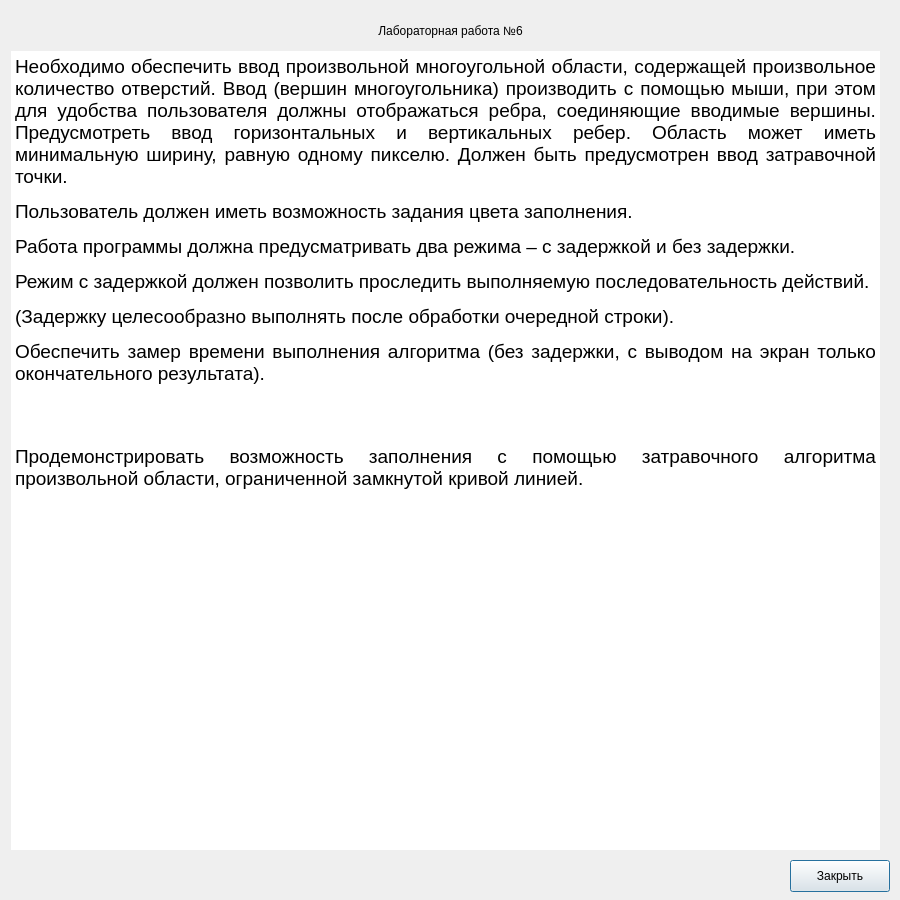
<?xml version="1.0" encoding="UTF-8"?>
<ui version="4.0">
 <class>TaskPopUp</class>
 <widget class="QDialog" name="TaskPopUp">
  <property name="geometry">
   <rect>
    <x>0</x>
    <y>0</y>
    <width>900</width>
    <height>900</height>
   </rect>
  </property>
  <property name="sizePolicy">
   <sizepolicy hsizetype="Fixed" vsizetype="Fixed">
    <horstretch>0</horstretch>
    <verstretch>0</verstretch>
   </sizepolicy>
  </property>
  <property name="minimumSize">
   <size>
    <width>900</width>
    <height>900</height>
   </size>
  </property>
  <property name="maximumSize">
   <size>
    <width>900</width>
    <height>900</height>
   </size>
  </property>
  <property name="windowTitle">
   <string>Задание</string>
  </property>
  <widget class="QPushButton" name="closeTaskButton">
   <property name="geometry">
    <rect>
     <x>790</x>
     <y>860</y>
     <width>100</width>
     <height>32</height>
    </rect>
   </property>
   <property name="text">
    <string>Закрыть</string>
   </property>
  </widget>
  <widget class="QTextEdit" name="taskTextBox">
   <property name="geometry">
    <rect>
     <x>10</x>
     <y>50</y>
     <width>871</width>
     <height>801</height>
    </rect>
   </property>
   <property name="palette">
    <palette>
     <active>
      <colorrole role="WindowText">
       <brush brushstyle="SolidPattern">
        <color alpha="255">
         <red>0</red>
         <green>0</green>
         <blue>0</blue>
        </color>
       </brush>
      </colorrole>
      <colorrole role="Button">
       <brush brushstyle="SolidPattern">
        <color alpha="0">
         <red>255</red>
         <green>255</green>
         <blue>255</blue>
        </color>
       </brush>
      </colorrole>
      <colorrole role="Light">
       <brush brushstyle="SolidPattern">
        <color alpha="0">
         <red>255</red>
         <green>255</green>
         <blue>255</blue>
        </color>
       </brush>
      </colorrole>
      <colorrole role="Midlight">
       <brush brushstyle="SolidPattern">
        <color alpha="0">
         <red>255</red>
         <green>255</green>
         <blue>255</blue>
        </color>
       </brush>
      </colorrole>
      <colorrole role="Dark">
       <brush brushstyle="SolidPattern">
        <color alpha="0">
         <red>127</red>
         <green>127</green>
         <blue>127</blue>
        </color>
       </brush>
      </colorrole>
      <colorrole role="Mid">
       <brush brushstyle="SolidPattern">
        <color alpha="0">
         <red>170</red>
         <green>170</green>
         <blue>170</blue>
        </color>
       </brush>
      </colorrole>
      <colorrole role="Text">
       <brush brushstyle="SolidPattern">
        <color alpha="255">
         <red>0</red>
         <green>0</green>
         <blue>0</blue>
        </color>
       </brush>
      </colorrole>
      <colorrole role="BrightText">
       <brush brushstyle="SolidPattern">
        <color alpha="255">
         <red>255</red>
         <green>255</green>
         <blue>255</blue>
        </color>
       </brush>
      </colorrole>
      <colorrole role="ButtonText">
       <brush brushstyle="SolidPattern">
        <color alpha="255">
         <red>0</red>
         <green>0</green>
         <blue>0</blue>
        </color>
       </brush>
      </colorrole>
      <colorrole role="Base">
       <brush brushstyle="SolidPattern">
        <color alpha="255">
         <red>255</red>
         <green>255</green>
         <blue>255</blue>
        </color>
       </brush>
      </colorrole>
      <colorrole role="Window">
       <brush brushstyle="SolidPattern">
        <color alpha="0">
         <red>255</red>
         <green>255</green>
         <blue>255</blue>
        </color>
       </brush>
      </colorrole>
      <colorrole role="Shadow">
       <brush brushstyle="SolidPattern">
        <color alpha="255">
         <red>0</red>
         <green>0</green>
         <blue>0</blue>
        </color>
       </brush>
      </colorrole>
      <colorrole role="AlternateBase">
       <brush brushstyle="SolidPattern">
        <color alpha="127">
         <red>255</red>
         <green>255</green>
         <blue>255</blue>
        </color>
       </brush>
      </colorrole>
      <colorrole role="ToolTipBase">
       <brush brushstyle="SolidPattern">
        <color alpha="255">
         <red>255</red>
         <green>255</green>
         <blue>220</blue>
        </color>
       </brush>
      </colorrole>
      <colorrole role="ToolTipText">
       <brush brushstyle="SolidPattern">
        <color alpha="255">
         <red>0</red>
         <green>0</green>
         <blue>0</blue>
        </color>
       </brush>
      </colorrole>
      <colorrole role="PlaceholderText">
       <brush brushstyle="SolidPattern">
        <color alpha="127">
         <red>0</red>
         <green>0</green>
         <blue>0</blue>
        </color>
       </brush>
      </colorrole>
      <colorrole role="Accent">
       <brush brushstyle="SolidPattern">
        <color alpha="255">
         <red>255</red>
         <green>255</green>
         <blue>255</blue>
        </color>
       </brush>
      </colorrole>
     </active>
     <inactive>
      <colorrole role="WindowText">
       <brush brushstyle="SolidPattern">
        <color alpha="255">
         <red>0</red>
         <green>0</green>
         <blue>0</blue>
        </color>
       </brush>
      </colorrole>
      <colorrole role="Button">
       <brush brushstyle="SolidPattern">
        <color alpha="0">
         <red>255</red>
         <green>255</green>
         <blue>255</blue>
        </color>
       </brush>
      </colorrole>
      <colorrole role="Light">
       <brush brushstyle="SolidPattern">
        <color alpha="0">
         <red>255</red>
         <green>255</green>
         <blue>255</blue>
        </color>
       </brush>
      </colorrole>
      <colorrole role="Midlight">
       <brush brushstyle="SolidPattern">
        <color alpha="0">
         <red>255</red>
         <green>255</green>
         <blue>255</blue>
        </color>
       </brush>
      </colorrole>
      <colorrole role="Dark">
       <brush brushstyle="SolidPattern">
        <color alpha="0">
         <red>127</red>
         <green>127</green>
         <blue>127</blue>
        </color>
       </brush>
      </colorrole>
      <colorrole role="Mid">
       <brush brushstyle="SolidPattern">
        <color alpha="0">
         <red>170</red>
         <green>170</green>
         <blue>170</blue>
        </color>
       </brush>
      </colorrole>
      <colorrole role="Text">
       <brush brushstyle="SolidPattern">
        <color alpha="255">
         <red>0</red>
         <green>0</green>
         <blue>0</blue>
        </color>
       </brush>
      </colorrole>
      <colorrole role="BrightText">
       <brush brushstyle="SolidPattern">
        <color alpha="255">
         <red>255</red>
         <green>255</green>
         <blue>255</blue>
        </color>
       </brush>
      </colorrole>
      <colorrole role="ButtonText">
       <brush brushstyle="SolidPattern">
        <color alpha="255">
         <red>0</red>
         <green>0</green>
         <blue>0</blue>
        </color>
       </brush>
      </colorrole>
      <colorrole role="Base">
       <brush brushstyle="SolidPattern">
        <color alpha="255">
         <red>255</red>
         <green>255</green>
         <blue>255</blue>
        </color>
       </brush>
      </colorrole>
      <colorrole role="Window">
       <brush brushstyle="SolidPattern">
        <color alpha="0">
         <red>255</red>
         <green>255</green>
         <blue>255</blue>
        </color>
       </brush>
      </colorrole>
      <colorrole role="Shadow">
       <brush brushstyle="SolidPattern">
        <color alpha="255">
         <red>0</red>
         <green>0</green>
         <blue>0</blue>
        </color>
       </brush>
      </colorrole>
      <colorrole role="AlternateBase">
       <brush brushstyle="SolidPattern">
        <color alpha="127">
         <red>255</red>
         <green>255</green>
         <blue>255</blue>
        </color>
       </brush>
      </colorrole>
      <colorrole role="ToolTipBase">
       <brush brushstyle="SolidPattern">
        <color alpha="255">
         <red>255</red>
         <green>255</green>
         <blue>220</blue>
        </color>
       </brush>
      </colorrole>
      <colorrole role="ToolTipText">
       <brush brushstyle="SolidPattern">
        <color alpha="255">
         <red>0</red>
         <green>0</green>
         <blue>0</blue>
        </color>
       </brush>
      </colorrole>
      <colorrole role="PlaceholderText">
       <brush brushstyle="SolidPattern">
        <color alpha="127">
         <red>0</red>
         <green>0</green>
         <blue>0</blue>
        </color>
       </brush>
      </colorrole>
      <colorrole role="Accent">
       <brush brushstyle="SolidPattern">
        <color alpha="255">
         <red>255</red>
         <green>255</green>
         <blue>255</blue>
        </color>
       </brush>
      </colorrole>
     </inactive>
     <disabled>
      <colorrole role="WindowText">
       <brush brushstyle="SolidPattern">
        <color alpha="0">
         <red>127</red>
         <green>127</green>
         <blue>127</blue>
        </color>
       </brush>
      </colorrole>
      <colorrole role="Button">
       <brush brushstyle="SolidPattern">
        <color alpha="0">
         <red>255</red>
         <green>255</green>
         <blue>255</blue>
        </color>
       </brush>
      </colorrole>
      <colorrole role="Light">
       <brush brushstyle="SolidPattern">
        <color alpha="0">
         <red>255</red>
         <green>255</green>
         <blue>255</blue>
        </color>
       </brush>
      </colorrole>
      <colorrole role="Midlight">
       <brush brushstyle="SolidPattern">
        <color alpha="0">
         <red>255</red>
         <green>255</green>
         <blue>255</blue>
        </color>
       </brush>
      </colorrole>
      <colorrole role="Dark">
       <brush brushstyle="SolidPattern">
        <color alpha="0">
         <red>127</red>
         <green>127</green>
         <blue>127</blue>
        </color>
       </brush>
      </colorrole>
      <colorrole role="Mid">
       <brush brushstyle="SolidPattern">
        <color alpha="0">
         <red>170</red>
         <green>170</green>
         <blue>170</blue>
        </color>
       </brush>
      </colorrole>
      <colorrole role="Text">
       <brush brushstyle="SolidPattern">
        <color alpha="0">
         <red>127</red>
         <green>127</green>
         <blue>127</blue>
        </color>
       </brush>
      </colorrole>
      <colorrole role="BrightText">
       <brush brushstyle="SolidPattern">
        <color alpha="255">
         <red>255</red>
         <green>255</green>
         <blue>255</blue>
        </color>
       </brush>
      </colorrole>
      <colorrole role="ButtonText">
       <brush brushstyle="SolidPattern">
        <color alpha="0">
         <red>127</red>
         <green>127</green>
         <blue>127</blue>
        </color>
       </brush>
      </colorrole>
      <colorrole role="Base">
       <brush brushstyle="SolidPattern">
        <color alpha="0">
         <red>255</red>
         <green>255</green>
         <blue>255</blue>
        </color>
       </brush>
      </colorrole>
      <colorrole role="Window">
       <brush brushstyle="SolidPattern">
        <color alpha="0">
         <red>255</red>
         <green>255</green>
         <blue>255</blue>
        </color>
       </brush>
      </colorrole>
      <colorrole role="Shadow">
       <brush brushstyle="SolidPattern">
        <color alpha="255">
         <red>0</red>
         <green>0</green>
         <blue>0</blue>
        </color>
       </brush>
      </colorrole>
      <colorrole role="AlternateBase">
       <brush brushstyle="SolidPattern">
        <color alpha="0">
         <red>255</red>
         <green>255</green>
         <blue>255</blue>
        </color>
       </brush>
      </colorrole>
      <colorrole role="ToolTipBase">
       <brush brushstyle="SolidPattern">
        <color alpha="255">
         <red>255</red>
         <green>255</green>
         <blue>220</blue>
        </color>
       </brush>
      </colorrole>
      <colorrole role="ToolTipText">
       <brush brushstyle="SolidPattern">
        <color alpha="255">
         <red>0</red>
         <green>0</green>
         <blue>0</blue>
        </color>
       </brush>
      </colorrole>
      <colorrole role="PlaceholderText">
       <brush brushstyle="SolidPattern">
        <color alpha="0">
         <red>127</red>
         <green>127</green>
         <blue>127</blue>
        </color>
       </brush>
      </colorrole>
      <colorrole role="Accent">
       <brush brushstyle="SolidPattern">
        <color alpha="0">
         <red>255</red>
         <green>255</green>
         <blue>255</blue>
        </color>
       </brush>
      </colorrole>
     </disabled>
    </palette>
   </property>
   <property name="autoFillBackground">
    <bool>false</bool>
   </property>
   <property name="frameShape">
    <enum>QFrame::Shape::StyledPanel</enum>
   </property>
   <property name="verticalScrollBarPolicy">
    <enum>Qt::ScrollBarPolicy::ScrollBarAlwaysOff</enum>
   </property>
   <property name="horizontalScrollBarPolicy">
    <enum>Qt::ScrollBarPolicy::ScrollBarAlwaysOff</enum>
   </property>
   <property name="readOnly">
    <bool>true</bool>
   </property>
   <property name="html">
    <string>&lt;!DOCTYPE HTML PUBLIC &quot;-//W3C//DTD HTML 4.0//EN&quot; &quot;http://www.w3.org/TR/REC-html40/strict.dtd&quot;&gt;
&lt;html&gt;&lt;head&gt;&lt;meta name=&quot;qrichtext&quot; content=&quot;1&quot; /&gt;&lt;meta charset=&quot;utf-8&quot; /&gt;&lt;style type=&quot;text/css&quot;&gt;
p, li { white-space: pre-wrap; }
hr { height: 1px; border-width: 0; }
li.unchecked::marker { content: &quot;\2610&quot;; }
li.checked::marker { content: &quot;\2612&quot;; }
&lt;/style&gt;&lt;/head&gt;&lt;body style=&quot; font-family:'Sans Serif'; font-size:9pt; font-weight:400; font-style:normal;&quot;&gt;
&lt;p align=&quot;justify&quot; style=&quot; margin-top:12px; margin-bottom:0px; margin-left:0px; margin-right:0px; -qt-block-indent:0; text-indent:0px; background-color:transparent;&quot;&gt;&lt;span style=&quot; font-size:14pt;&quot;&gt;Необходимо обеспечить ввод произвольной многоугольной области, содержащей произвольное количество отверстий. Ввод (вершин многоугольника) производить с помощью мыши, при этом для удобства пользователя должны отображаться ребра, соединяющие вводимые вершины. Предусмотреть ввод горизонтальных и вертикальных ребер. Область может иметь минимальную ширину, равную одному пикселю. Должен быть предусмотрен ввод затравочной точки.&lt;/span&gt;&lt;/p&gt;
&lt;p align=&quot;justify&quot; style=&quot; margin-top:12px; margin-bottom:0px; margin-left:0px; margin-right:0px; -qt-block-indent:0; text-indent:0px; background-color:transparent;&quot;&gt;&lt;span style=&quot; font-size:14pt;&quot;&gt;Пользователь должен иметь возможность задания цвета заполнения.&lt;/span&gt;&lt;/p&gt;
&lt;p align=&quot;justify&quot; style=&quot; margin-top:12px; margin-bottom:0px; margin-left:0px; margin-right:0px; -qt-block-indent:0; text-indent:0px; background-color:transparent;&quot;&gt;&lt;span style=&quot; font-size:14pt;&quot;&gt;Работа программы должна предусматривать два режима – с задержкой и без задержки.&lt;/span&gt;&lt;/p&gt;
&lt;p align=&quot;justify&quot; style=&quot; margin-top:12px; margin-bottom:0px; margin-left:0px; margin-right:0px; -qt-block-indent:0; text-indent:0px; background-color:transparent;&quot;&gt;&lt;span style=&quot; font-size:14pt;&quot;&gt;Режим с задержкой должен позволить проследить выполняемую последовательность действий.&lt;/span&gt;&lt;/p&gt;
&lt;p align=&quot;justify&quot; style=&quot; margin-top:12px; margin-bottom:0px; margin-left:0px; margin-right:0px; -qt-block-indent:0; text-indent:0px; background-color:transparent;&quot;&gt;&lt;span style=&quot; font-size:14pt;&quot;&gt;(Задержку целесообразно выполнять после обработки очередной строки).&lt;/span&gt;&lt;/p&gt;
&lt;p align=&quot;justify&quot; style=&quot; margin-top:12px; margin-bottom:0px; margin-left:0px; margin-right:0px; -qt-block-indent:0; text-indent:0px; background-color:transparent;&quot;&gt;&lt;span style=&quot; font-size:14pt;&quot;&gt;Обеспечить замер времени выполнения алгоритма (без задержки, с выводом на экран только окончательного результата).&lt;/span&gt;&lt;/p&gt;
&lt;p align=&quot;justify&quot; style=&quot; margin-top:12px; margin-bottom:0px; margin-left:0px; margin-right:0px; -qt-block-indent:0; text-indent:0px; background-color:transparent;&quot;&gt;&lt;span style=&quot; font-size:14pt;&quot;&gt;&lt;br /&gt;&lt;/span&gt;&lt;/p&gt;
&lt;p align=&quot;justify&quot; style=&quot; margin-top:12px; margin-bottom:0px; margin-left:0px; margin-right:0px; -qt-block-indent:0; text-indent:0px; background-color:transparent;&quot;&gt;&lt;span style=&quot; font-size:14pt;&quot;&gt;Продемонстрировать возможность заполнения с помощью затравочного алгоритма произвольной области, ограниченной замкнутой кривой линией.&lt;/span&gt;&lt;/p&gt;
&lt;p style=&quot; margin-top:0px; margin-bottom:0px; margin-left:0px; margin-right:0px; -qt-block-indent:0; text-indent:0px;&quot;&gt;&lt;span style=&quot; font-size:14pt;&quot;&gt;&lt;/span&gt;&lt;/p&gt;&lt;/body&gt;&lt;/html&gt;</string>
   </property>
   <property name="placeholderText">
    <string/>
   </property>
  </widget>
  <widget class="QLabel" name="labInfoLabel">
   <property name="geometry">
    <rect>
     <x>10</x>
     <y>10</y>
     <width>881</width>
     <height>41</height>
    </rect>
   </property>
   <property name="text">
    <string>Лабораторная работа №6</string>
   </property>
   <property name="alignment">
    <set>Qt::AlignmentFlag::AlignCenter</set>
   </property>
  </widget>
 </widget>
 <resources/>
 <connections/>
</ui>
